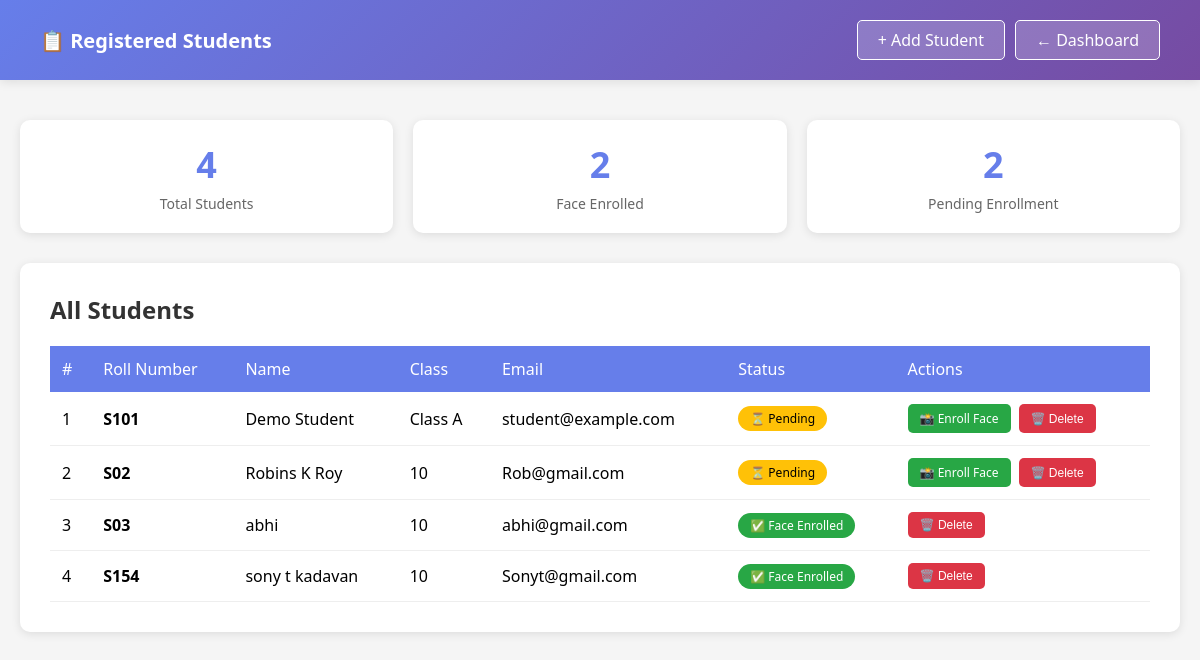
Page /students/view (signed in) on the committed database.
### models.py (models this page shows)
class Student(Base):
    __tablename__ = 'students'
    id = Column(Integer, primary_key=True)
    name = Column(String, nullable=False)
    roll_no = Column(String, unique=True, nullable=False)
    class_name = Column(String, nullable=True)
    email = Column(String, nullable=True)
    encodings_path = Column(String, nullable=True)  # path to .npy file with face embeddings
    profile_photo = Column(String, nullable=True)  # path to profile photo
    user = relationship("User", back_populates="student", foreign_keys=[User.student_id])
    attendance_records = relationship("Attendance", back_populates="student")

### app.py (the view)
@app.route('/students/view')
@login_required
def view_students():
    if current_user.role != 'teacher':
        flash('Access denied! Teachers only.', 'error')
        return redirect(url_for('login'))
    db = SessionLocal()
    students = db.query(Student).all()
    db.close()
    return render_template('view_students.html', students=students)

### app.py (called while the page is built)
@login_manager.user_loader
def load_user(user_id):
    db = SessionLocal()
    user = db.query(User).get(int(user_id))
    db.close()
    return user

### templates/view_students.html (shortened to what this page needs)
<!DOCTYPE html>
<html lang="en">
<head>
</head>
<body>
    <div class="header">
        <div class="header-content">
            <h1>📋 Registered Students</h1>
            <div class="header-actions">
                <a href="{{ url_for('register_student') }}" class="btn-header">+ Add Student</a>
                <a href="{{ url_for('teacher_dashboard') }}" class="btn-header">← Dashboard</a>
            </div>
        </div>
    </div>
    <div class="container">
        <div class="stats-grid">
            <div class="stat-card">
                <div class="number">{{ students|length }}</div>
                <div class="label">Total Students</div>
            </div>
            <div class="stat-card">
                <div class="number">{{ students|selectattr('encodings_path')|list|length }}</div>
                <div class="label">Face Enrolled</div>
            </div>
            <div class="stat-card">
                <div class="number">{{ students|rejectattr('encodings_path')|list|length }}</div>
                <div class="label">Pending Enrollment</div>
            </div>
        </div>
        <div class="table-card">
            <h2>All Students</h2>
            {% if students %}
                <table>
                    <thead>
                        <tr>
                            <th>#</th>
                            <th>Roll Number</th>
                            <th>Name</th>
                            <th>Class</th>
                            <th>Email</th>
                            <th>Status</th>
                            <th>Actions</th>
                        </tr>
                    </thead>
                    <tbody>
                        {% for student in students %}
                        <tr>
                            <td>{{ loop.index }}</td>
                            <td><strong>{{ student.roll_no }}</strong></td>
                            <td>{{ student.name }}</td>
                            <td>{{ student.class_name or '-' }}</td>
                            <td>{{ student.email or '-' }}</td>
                            <td>
                                {% if student.encodings_path %}
                                    <span class="badge">✅ Face Enrolled</span>
                                {% else %}
                                    <span class="badge" style="background: #ffc107; color: #000;">⏳ Pending</span>
                                {% endif %}
                            </td>
                            <td>
                                <div class="actions">
                                    {% if not student.encodings_path %}
                                    <a href="{{ url_for('register_student_with_face') }}?student_id={{ student.id }}"
                                       class="btn-action btn-enroll"
                                       title="Complete Face Enrollment">
                                        📸 Enroll Face
                                    </a>
                                    {% endif %}
                                    {% set student_id = student.id %}
                                    {% set student_name = student.name|replace("'", "\\'") %}
                                    {% set student_roll = student.roll_no|replace("'", "\\'") %}
                                    <button onclick="confirmDelete({{ student_id }}, '{{ student_name }}', '{{ student_roll }}')"
                                            class="btn-action btn-delete"
                                            title="Delete Student">
                                        🗑️ Delete
                                    </button>
                                </div>
                            </td>
                        </tr>
                        {% endfor %}
                    </tbody>
                </table>
            {% endif %}
        </div>
    </div>
</body>
</html>

### templates/view_students.html (style rules this page uses)
* { margin: 0; padding: 0; box-sizing: border-box; }
body { font-family: 'Segoe UI', Tahoma, Geneva, Verdana, sans-serif; background: #f5f5f5; }
.header { background: linear-gradient(135deg, #667eea 0%, #764ba2 100%); color: white; padding: 20px 40px; box-shadow: 0 2px 10px rgba(0,0,0,0.1); }
.header-content { max-width: 1200px; margin: 0 auto; display: flex; justify-content: space-between; align-items: center; }
.header h1 { font-size: 20px; }
.header-actions { display: flex; gap: 10px; }
.btn-header { background: rgba(255,255,255,0.2); color: white; padding: 8px 20px; border: 1px solid white; border-radius: 5px; text-decoration: none; transition: background 0.3s; }
.container { max-width: 1200px; margin: 40px auto; padding: 0 20px; }
.stats-grid { display: grid; grid-template-columns: repeat(auto-fit, minmax(200px, 1fr)); gap: 20px; margin-bottom: 30px; }
.stat-card { background: white; padding: 20px; border-radius: 10px; box-shadow: 0 2px 10px rgba(0,0,0,0.1); text-align: center; }
.stat-card .number { font-size: 36px; font-weight: bold; color: #667eea; }
.stat-card .label { color: #666; font-size: 14px; margin-top: 5px; }
.table-card { background: white; padding: 30px; border-radius: 10px; box-shadow: 0 2px 10px rgba(0,0,0,0.1); }
.table-card h2 { color: #333; margin-bottom: 20px; }
table { width: 100%; border-collapse: collapse; }
th { background: #667eea; color: white; padding: 12px; text-align: left; font-weight: 500; }
td { padding: 12px; border-bottom: 1px solid #eee; }
.badge { display: inline-block; padding: 4px 12px; border-radius: 20px; font-size: 12px; background: #28a745; color: white; }
.actions { display: flex; gap: 8px; }
.btn-action { padding: 6px 12px; border: none; border-radius: 5px; cursor: pointer; font-size: 12px; text-decoration: none; display: inline-block; transition: transform 0.2s; }
.btn-enroll { background: #28a745; color: white; }
.btn-delete { background: #dc3545; color: white; }

### rows in the picture
Student: roll_no "S101", name "Demo Student", class_name "Class A", email "student@example.com", shows "⏳ Pending"
Student: roll_no "S02", name "Robins K Roy", class_name "10", email "Rob@gmail.com", shows "⏳ Pending"
Student: roll_no "S03", name "abhi", class_name "10", email "abhi@gmail.com", encodings_path "✅ Face Enrolled"
Student: roll_no "S154", name "sony t kadavan", class_name "10", email "Sonyt@gmail.com", encodings_path "✅ Face Enrolled"

### other values in the picture
{{ students|length }} "4"
{{ students|selectattr('encodings_path')|list|length }} "2"
{{ students|rejectattr('encodings_path')|list|length }} "2"
